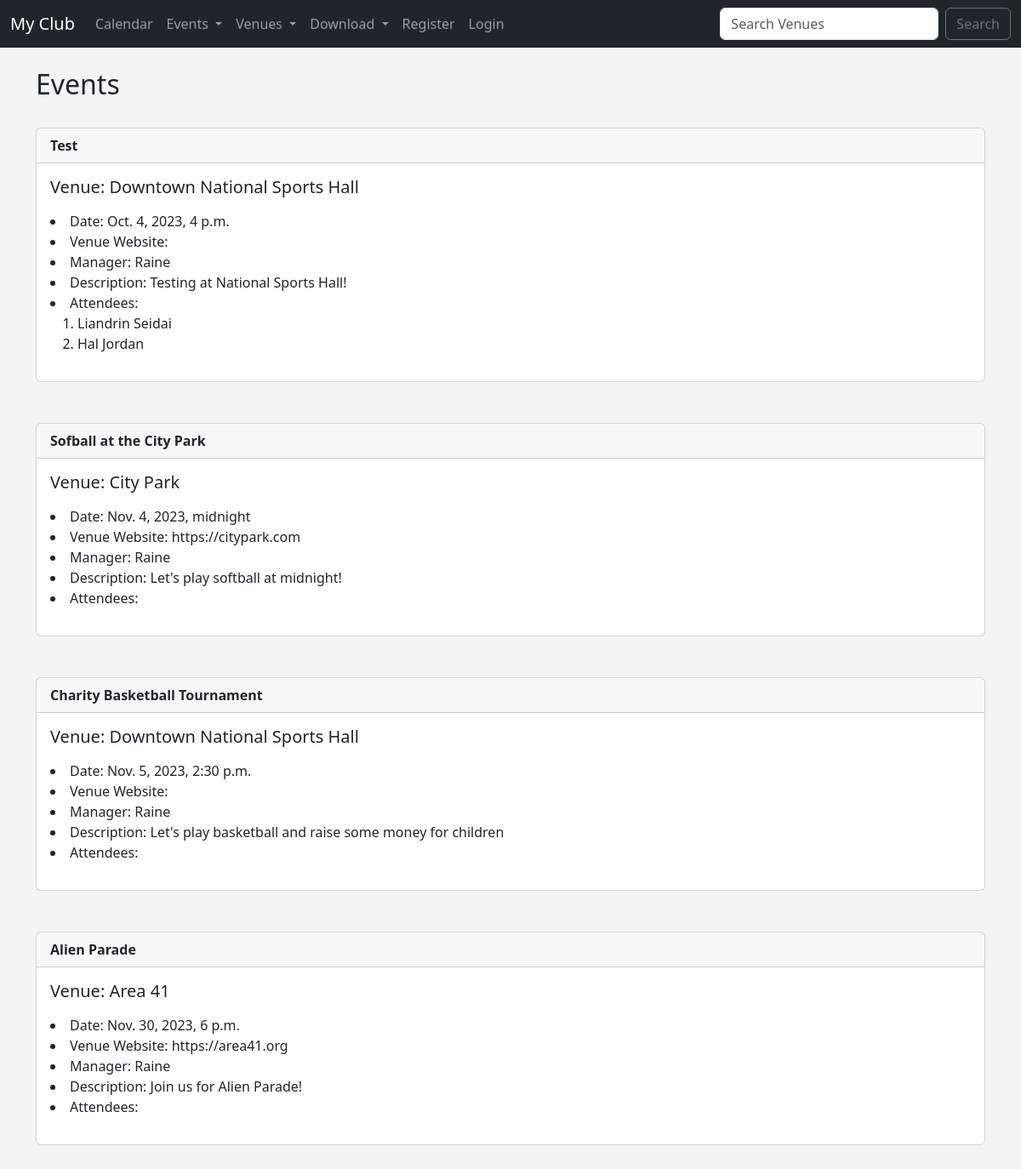
/events, run on an earlier commit of the app's database.
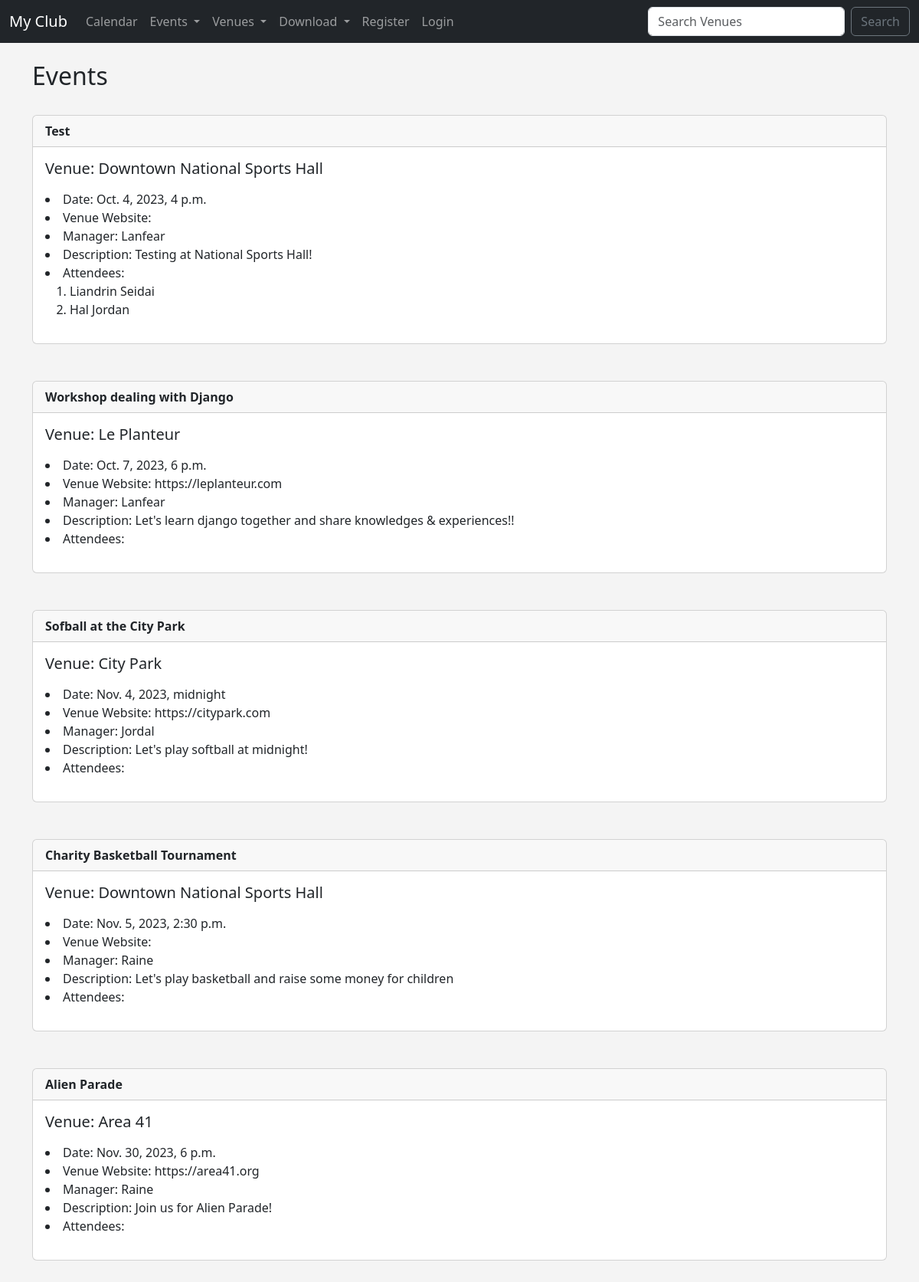
And on a later commit of the database.
### events/models.py (models this page shows, shortened)
class Event(models.Model):
	name = models.CharField('Event Name', max_length = 120)
	event_date = models.DateTimeField('Event Date')
	venue = models.ForeignKey(Venue, blank = True , null = True, on_delete = models.CASCADE)
	manager = models.ForeignKey(User, blank = True, null = True, on_delete = models.SET_NULL)
	description = models.TextField(blank = True)
	attendees = models.ManyToManyField(MyClubUser, blank = True)
	approved = models.BooleanField('Approved', default = False)
	def __str__(self):
		return self.name

class Venue(models.Model):
	name = models.CharField('Venue Name', max_length = 120)
	address = models.CharField(max_length = 300)
	zip_code = models.CharField('Zip Code',max_length = 15)
	phone = models.CharField('Contact Phone',max_length = 15, blank = True)
	web = models.URLField('Website Address', blank = True)
	email_address = models.EmailField('Email Address', blank = True)
	owner = models.IntegerField("Venue Owner", blank = False, default = 1)
	venue_image = models.ImageField(null = True, blank = True, upload_to="images/")
	def __str__ (self):
		return self.name

class MyClubUser(models.Model):
	first_name = models.CharField(max_length = 30)
	last_name = models.CharField(max_length = 30)
	email = models.EmailField('User Email')
	def __str__ (self):
		return self.first_name + ' ' + self.last_name

### events/views.py (the view)
# urls.py: path('events',views.all_events, name="list-events"),
def all_events(request):
	event_list = Event.objects.all().order_by('event_date')
	return render(request, 'events/event_list.html',
		{'event_list':event_list})

### events/templates/events/event_list.html (shortened to what this page needs)
{% extends 'events/base.html' %}
{% block content %}
	<h2>Events</h2><br/>
	{% for event in event_list %}
		<div class="card">
		  <div class="card-header">
		    <strong>{{ event }}</strong>
		  </div>
		  <div class="card-body">
		    <h5 class="card-title">Venue: {{ event.venue }}</h5>
		    <p class="card-text">
					<li>Date: {{ event.event_date }}</li>
					<li>Venue Website: {{ event.venue.web }}</li>
					<li>Manager: {{ event.manager }}</li>
					<li>Description: {{ event.description }}</li>
					<li>Attendees:
						<ol>
							{% for user in event.attendees.all%}
								<li>{{ user }}</li>
							{% endfor %}
						</ol>
					</li>
		    </p>
		  </div>
		</div>
		<br/><br/>
	{% endfor %}
{% endblock %}

What changed in the data, as far as the page shows it:
changed Event "Test": manager "Raine" → "Lanfear"
added Event: name "Workshop dealing with Django", venue "Le Planteur", event_date "Oct. 7, 2023, 6 p.m.", venue.web "https://leplanteur.com", manager "Lanfear", description "Let's learn django together and share knowledges & experiences!!"
changed Event "Sofball at the City Park": manager "Raine" → "Jordal"
